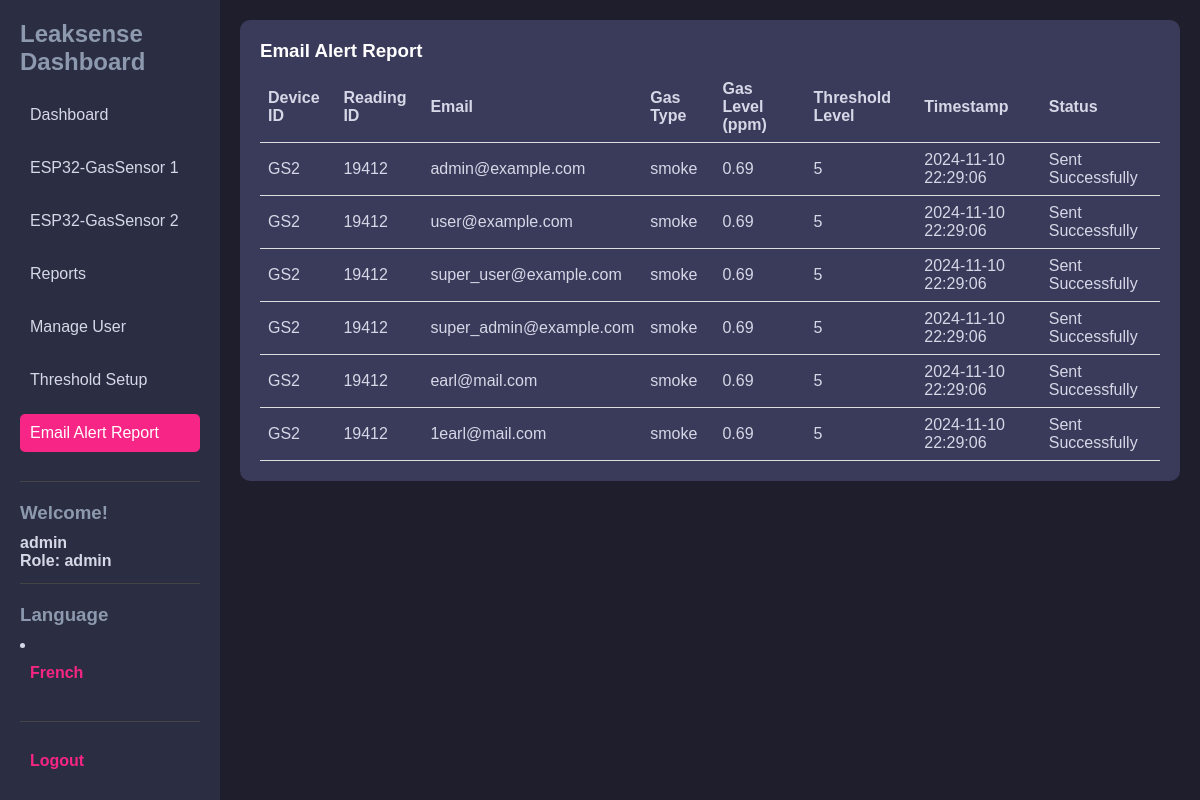
Page /dashboard/email_alert_report.php (signed in) on the committed database.
### tables this page shows
CREATE TABLE `alert` (
  `alertID` int(11) NOT NULL,
  `deviceID` varchar(11) DEFAULT NULL,
  `readingID` int(11) DEFAULT NULL,
  `email` varchar(100) NOT NULL,
  `gastype` varchar(20) NOT NULL,
  `gaslevel` float NOT NULL,
  `thresholdlevel` int(11) NOT NULL,
  `timestamp` timestamp NOT NULL DEFAULT current_timestamp(),
  `status` tinyint(1) NOT NULL DEFAULT 0
);

### dashboard/email_alert_report.php (the view, shortened to what this page needs)
<?php
include '../db_connection.php';
$query = "
    SELECT
        deviceID,
        readingID,
        email,
        gastype,
        gaslevel,
        thresholdlevel,
        timestamp,
        status
    FROM
        alert
    ORDER BY
        timestamp DESC
";
$stmt = $pdo->prepare($query);
$stmt->execute();
$email_alert_reports = $stmt->fetchAll(PDO::FETCH_ASSOC);
?>
<!DOCTYPE html>
<html lang="en">
<head>
</head>
<body>
    <div class="dashboard-container">
        <aside class="sidebar">
            <div>
                <h2>Leaksense Dashboard</h2>
                <nav>
                    <ul>
                        <li><a href="dashboard.php">Dashboard</a></li>
                        <li><a href="gs1.php">ESP32-GasSensor 1</a></li>
                        <li><a href="gs2.php">ESP32-GasSensor 2</a></li>
                        <li><a href="Reports.php">Reports</a></li>
                        <li><a href="manage_user.php">Manage User</a></li>
                        <li><a href="Threshold.php">Threshold Setup</a></li>
                        <li><a href="email_alert_report.php" class="active">Email Alert Report</a></li>
                    </ul>
                </nav>
            </div>
            <div class="bottom-section">
                <h3>Welcome!</h3>
                <h4><?php echo htmlspecialchars($_SESSION['username']); ?></h4>
                <h4>Role: <?php echo htmlspecialchars($_SESSION['userrole']); ?></h4>
            </div>
            <div class="bottom-section">
                <h3>Language</h3>
                <li><a href="email_alert_report_fr.php">French</a></li>
            </div>
            <div class="bottom-section">
                <a href="../logout.php">Logout</a>
            </div>
        </aside>
        <main class="main-dashboard">
            <div class="table-container">
                <h3>Email Alert Report</h3>
                <table>
                    <thead>
                        <tr>
                            <th>Device ID</th>
                            <th>Reading ID</th>
                            <th>Email</th>
                            <th>Gas Type</th>
                            <th>Gas Level (ppm)</th>
                            <th>Threshold Level</th>
                            <th>Timestamp</th>
                            <th>Status</th>
                        </tr>
                    </thead>
                    <tbody>
                        <?php foreach ($email_alert_reports as $report): ?>
                            <tr>
                                <td><?php echo htmlspecialchars($report['deviceID']); ?></td>
                                <td><?php echo htmlspecialchars($report['readingID']); ?></td>
                                <td><?php echo htmlspecialchars($report['email']); ?></td>
                                <td><?php echo htmlspecialchars($report['gastype']); ?></td>
                                <td><?php echo htmlspecialchars($report['gaslevel']); ?></td>
                                <td><?php echo htmlspecialchars($report['thresholdlevel']); ?></td>
                                <td><?php echo htmlspecialchars($report['timestamp']); ?></td>
                                <td><?php echo htmlspecialchars($report['status'] == 1 ? 'Sent Successfully' : 'Failed'); ?></td>
                            </tr>
                        <?php endforeach; ?>
                    </tbody>
                </table>
            </div>
        </main>
    </div>
</body>
</html>

### dashboard/email_alert_report.php (style rules this page uses)
* { margin: 0; padding: 0; box-sizing: border-box; }
body { font-family: Arial, sans-serif; background-color: #1E1E2D; color: #fff; display: flex; }
.dashboard-container { display: flex; height: 100vh; width: 100%; }
.sidebar { background-color: #2B2D42; width: 220px; padding: 20px; display: flex; flex-direction: column; justify-content: space-between; }
.sidebar h2 { color: #8D99AE; font-size: 1.5em; margin-bottom: 20px; }
.sidebar ul { list-style: none; padding-left: 0; }
.sidebar li { margin-bottom: 15px; }
.sidebar a { text-decoration: none; color: #D6D8E7; font-size: 1em; display: block; padding: 10px; border-radius: 5px; transition: background-color 0.2s; }
.sidebar a:hover, .sidebar a.active { background-color: #F72585; color: #fff; }
.bottom-section { border-top: 1px solid #444; padding-top: 20px; color: #D6D8E7; text-align: left; }
.bottom-section h3, .bottom-section h5 { color: #8D99AE; margin-bottom: 10px; }
.bottom-section a { color: #F72585; text-decoration: none; font-weight: bold; }
.main-dashboard { flex: 1; padding: 20px; overflow-y: auto; }
.table-container { background: #3A3A5A; padding: 20px; border-radius: 10px; }
table { width: 100%; color: #D6D8E7; margin-top: 10px; border-collapse: collapse; }
table th, table td { padding: 8px; text-align: left; border-bottom: 1px solid #ddd; }

### rows in the picture
alert: deviceID "GS2", readingID "19412", email "admin@example.com", gastype "smoke", gaslevel "0.69", thresholdlevel "5", timestamp "2024-11-10 22:29:06", status "Sent Successfully"
alert: deviceID "GS2", readingID "19412", email "user@example.com", gastype "smoke", gaslevel "0.69", thresholdlevel "5", timestamp "2024-11-10 22:29:06", status "Sent Successfully"
alert: deviceID "GS2", readingID "19412", email "super_user@example.com", gastype "smoke", gaslevel "0.69", thresholdlevel "5", timestamp "2024-11-10 22:29:06", status "Sent Successfully"
alert: deviceID "GS2", readingID "19412", email "super_admin@example.com", gastype "smoke", gaslevel "0.69", thresholdlevel "5", timestamp "2024-11-10 22:29:06", status "Sent Successfully"
alert: deviceID "GS2", readingID "19412", email "earl@mail.com", gastype "smoke", gaslevel "0.69", thresholdlevel "5", timestamp "2024-11-10 22:29:06", status "Sent Successfully"
alert: deviceID "GS2", readingID "19412", email "1earl@mail.com", gastype "smoke", gaslevel "0.69", thresholdlevel "5", timestamp "2024-11-10 22:29:06", status "Sent Successfully"

### other values in the picture
$_SESSION['username'] "admin"
$_SESSION['userrole'] "admin"
